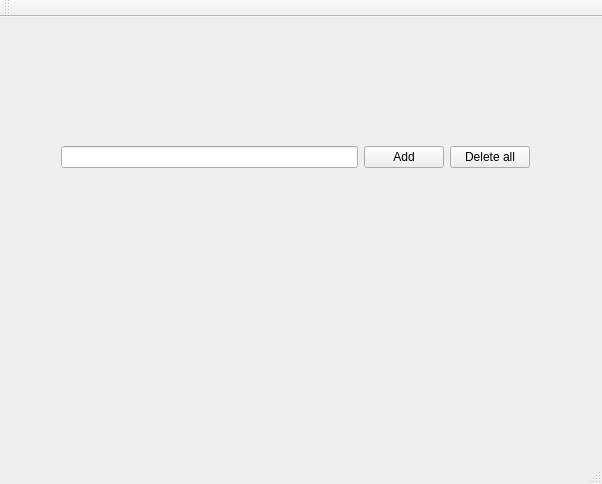
<?xml version="1.0" encoding="UTF-8"?>
<ui version="4.0">
 <class>MainWindow</class>
 <widget class="QMainWindow" name="MainWindow">
  <property name="geometry">
   <rect>
    <x>0</x>
    <y>0</y>
    <width>602</width>
    <height>484</height>
   </rect>
  </property>
  <property name="windowTitle">
   <string>MainWindow</string>
  </property>
  <widget class="QWidget" name="centralWidget">
   <widget class="QWidget" name="verticalLayoutWidget">
    <property name="geometry">
     <rect>
      <x>50</x>
      <y>30</y>
      <width>491</width>
      <height>221</height>
     </rect>
    </property>
    <layout class="QVBoxLayout" name="verticalLayout">
     <item>
      <layout class="QHBoxLayout" name="horizontalLayout">
       <item>
        <widget class="QLineEdit" name="lineEdit"/>
       </item>
       <item>
        <widget class="QPushButton" name="pushButton">
         <property name="text">
          <string>Add</string>
         </property>
        </widget>
       </item>
       <item>
        <widget class="QPushButton" name="pushButton_2">
         <property name="text">
          <string>Delete all</string>
         </property>
        </widget>
       </item>
      </layout>
     </item>
    </layout>
   </widget>
  </widget>
  <widget class="QMenuBar" name="menuBar">
   <property name="geometry">
    <rect>
     <x>0</x>
     <y>0</y>
     <width>602</width>
     <height>21</height>
    </rect>
   </property>
  </widget>
  <widget class="QToolBar" name="mainToolBar">
   <attribute name="toolBarArea">
    <enum>TopToolBarArea</enum>
   </attribute>
   <attribute name="toolBarBreak">
    <bool>false</bool>
   </attribute>
  </widget>
  <widget class="QStatusBar" name="statusBar"/>
 </widget>
 <layoutdefault spacing="6" margin="11"/>
 <resources/>
 <connections/>
</ui>
